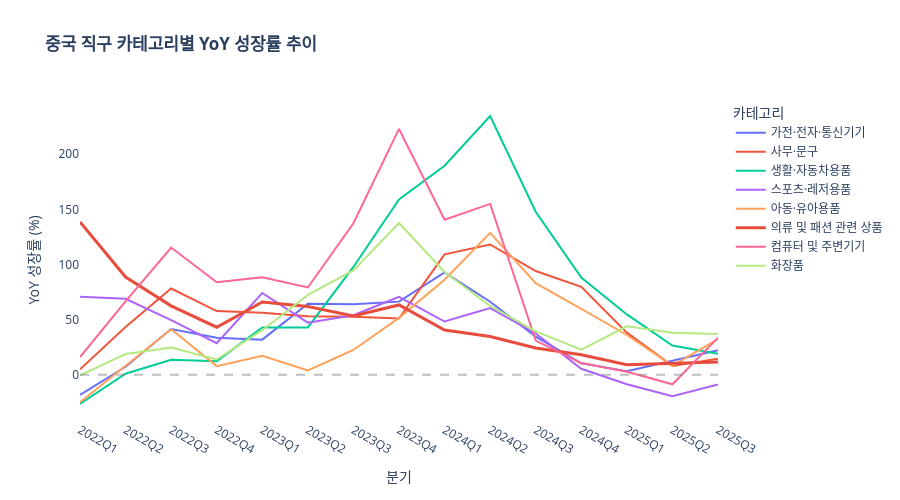

This figure's notebook cell:
### Code cell
# 카테고리별 YoY 성장률 추이 (선 그래프)
df_growth = china_long.dropna(subset=['YoY성장률'])

fig = px.line(
    df_growth,
    x='분기',
    y='YoY성장률',
    color='카테고리',
    title='<b>중국 직구 카테고리별 YoY 성장률 추이</b>',
    labels={'YoY성장률': 'YoY 성장률 (%)', '분기': '분기'},
    height=500
)

# 의류·패션 라인 강조
for trace in fig.data:
    if '의류' in trace.name:
        trace.line.width = 3
        trace.line.color = '#E74C3C'

fig.add_hline(y=0, line_dash='dash', line_color='gray', opacity=0.5)
fig.update_layout(plot_bgcolor='white')
fig.show()

### Figure 1 — Plotly figure (JSON) as saved in the notebook; plotly's stock layout.template omitted (floating-point values rounded to 4 significant figures)
{"data": [{"hovertemplate": "카테고리=가전·전자·통신기기<br>분기=%{x}<br>YoY 성장률 (%)=%{y}<extra></extra>", "legendgroup": "가전·전자·통신기기", "line": {"color": "#636efa", "dash": "solid"}, "marker": {"symbol": "circle"}, "mode": "lines", "name": "가전·전자·통신기기", "orientation": "v", "showlegend": true, "type": "scatter", "x": ["2022Q1", "2022Q2", "2022Q3", "2022Q4", "2023Q1", "2023Q2", "2023Q3", "2023Q4", "2024Q1", "2024Q2", "2024Q3", "2024Q4", "2025Q1", "2025Q2", "2025Q3"], "xaxis": "x", "y": [-18.23, 7.26, 41.45, 33.71, 31.89, 64.53, 63.94, 66.34, 92.79, 66.22, 34.57, 10.49, 3.32, 12.88, 22.39], "yaxis": "y"}, {"hovertemplate": "카테고리=사무·문구<br>분기=%{x}<br>YoY 성장률 (%)=%{y}<extra></extra>", "legendgroup": "사무·문구", "line": {"color": "#EF553B", "dash": "solid"}, "marker": {"symbol": "circle"}, "mode": "lines", "name": "사무·문구", "orientation": "v", "showlegend": true, "type": "scatter", "x": ["2022Q1", "2022Q2", "2022Q3", "2022Q4", "2023Q1", "2023Q2", "2023Q3", "2023Q4", "2024Q1", "2024Q2", "2024Q3", "2024Q4", "2025Q1", "2025Q2", "2025Q3"], "xaxis": "x", "y": [4.94, 43.4, 78.22, 57.79, 56.21, 53.19, 52.54, 51.13, 109.2, 118.1, 94.11, 79.69, 38.24, 8.05, 14.6], "yaxis": "y"}, {"hovertemplate": "카테고리=생활·자동차용품<br>분기=%{x}<br>YoY 성장률 (%)=%{y}<extra></extra>", "legendgroup": "생활·자동차용품", "line": {"color": "#00cc96", "dash": "solid"}, "marker": {"symbol": "circle"}, "mode": "lines", "name": "생활·자동차용품", "orientation": "v", "showlegend": true, "type": "scatter", "x": ["2022Q1", "2022Q2", "2022Q3", "2022Q4", "2023Q1", "2023Q2", "2023Q3", "2023Q4", "2024Q1", "2024Q2", "2024Q3", "2024Q4", "2025Q1", "2025Q2", "2025Q3"], "xaxis": "x", "y": [-26.46, 0.99, 13.59, 12.38, 42.94, 42.97, 97.79, 158.9, 189.6, 234.6, 147.8, 88.17, 54.72, 26.58, 19.14], "yaxis": "y"}, {"hovertemplate": "카테고리=스포츠·레저용품<br>분기=%{x}<br>YoY 성장률 (%)=%{y}<extra></extra>", "legendgroup": "스포츠·레저용품", "line": {"color": "#ab63fa", "dash": "solid"}, "marker": {"symbol": "circle"}, "mode": "lines", "name": "스포츠·레저용품", "orientation": "v", "showlegend": true, "type": "scatter", "x": ["2022Q1", "2022Q2", "2022Q3", "2022Q4", "2023Q1", "2023Q2", "2023Q3", "2023Q4", "2024Q1", "2024Q2", "2024Q3", "2024Q4", "2025Q1", "2025Q2", "2025Q3"], "xaxis": "x", "y": [70.75, 68.88, 49.6, 28.7, 74.17, 47.3, 54.01, 70.74, 48.31, 60.46, 37.46, 5.44, -8.58, -19.41, -8.76], "yaxis": "y"}, {"hovertemplate": "카테고리=아동·유아용품<br>분기=%{x}<br>YoY 성장률 (%)=%{y}<extra></extra>", "legendgroup": "아동·유아용품", "line": {"color": "#FFA15A", "dash": "solid"}, "marker": {"symbol": "circle"}, "mode": "lines", "name": "아동·유아용품", "orientation": "v", "showlegend": true, "type": "scatter", "x": ["2022Q1", "2022Q2", "2022Q3", "2022Q4", "2023Q1", "2023Q2", "2023Q3", "2023Q4", "2024Q1", "2024Q2", "2024Q3", "2024Q4", "2025Q1", "2025Q2", "2025Q3"], "xaxis": "x", "y": [-24.82, 8.3, 41.24, 7.86, 17.26, 3.9, 22.49, 51.65, 86.17, 128.7, 83.09, 59.81, 36.09, 8.42, 32.29], "yaxis": "y"}, {"hovertemplate": "카테고리=의류 및 패션 관련 상품<br>분기=%{x}<br>YoY 성장률 (%)=%{y}<extra></extra>", "legendgroup": "의류 및 패션 관련 상품", "line": {"color": "#E74C3C", "dash": "solid", "width": 3}, "marker": {"symbol": "circle"}, "mode": "lines", "name": "의류 및 패션 관련 상품", "orientation": "v", "showlegend": true, "type": "scatter", "x": ["2022Q1", "2022Q2", "2022Q3", "2022Q4", "2023Q1", "2023Q2", "2023Q3", "2023Q4", "2024Q1", "2024Q2", "2024Q3", "2024Q4", "2025Q1", "2025Q2", "2025Q3"], "xaxis": "x", "y": [138.5, 88.63, 62.55, 43.14, 66.02, 61.84, 53.42, 63.32, 40.62, 34.66, 24.29, 18.24, 9.19, 10.26, 11.55], "yaxis": "y"}, {"hovertemplate": "카테고리=컴퓨터 및 주변기기<br>분기=%{x}<br>YoY 성장률 (%)=%{y}<extra></extra>", "legendgroup": "컴퓨터 및 주변기기", "line": {"color": "#FF6692", "dash": "solid"}, "marker": {"symbol": "circle"}, "mode": "lines", "name": "컴퓨터 및 주변기기", "orientation": "v", "showlegend": true, "type": "scatter", "x": ["2022Q1", "2022Q2", "2022Q3", "2022Q4", "2023Q1", "2023Q2", "2023Q3", "2023Q4", "2024Q1", "2024Q2", "2024Q3", "2024Q4", "2025Q1", "2025Q2", "2025Q3"], "xaxis": "x", "y": [16.0, 66.53, 115.4, 83.94, 88.53, 79.19, 137.4, 222.9, 140.6, 154.9, 31.02, 10.63, 2.82, -8.58, 33.67], "yaxis": "y"}, {"hovertemplate": "카테고리=화장품<br>분기=%{x}<br>YoY 성장률 (%)=%{y}<extra></extra>", "legendgroup": "화장품", "line": {"color": "#B6E880", "dash": "solid"}, "marker": {"symbol": "circle"}, "mode": "lines", "name": "화장품", "orientation": "v", "showlegend": true, "type": "scatter", "x": ["2022Q1", "2022Q2", "2022Q3", "2022Q4", "2023Q1", "2023Q2", "2023Q3", "2023Q4", "2024Q1", "2024Q2", "2024Q3", "2024Q4", "2025Q1", "2025Q2", "2025Q3"], "xaxis": "x", "y": [-0.45, 18.85, 24.77, 13.91, 40.44, 72.49, 94.64, 137.6, 93.17, 62.42, 39.32, 22.83, 43.99, 38.09, 36.91], "yaxis": "y"}], "layout": {"height": 500, "legend": {"title": {"text": "카테고리"}, "tracegroupgap": 0}, "plot_bgcolor": "white", "shapes": [{"line": {"color": "gray", "dash": "dash"}, "opacity": 0.5, "type": "line", "x0": 0, "x1": 1, "xref": "x domain", "y0": 0, "y1": 0, "yref": "y"}], "title": {"text": "<b>중국 직구 카테고리별 YoY 성장률 추이</b>"}, "xaxis": {"anchor": "y", "domain": [0.0, 1.0], "title": {"text": "분기"}}, "yaxis": {"anchor": "x", "domain": [0.0, 1.0], "title": {"text": "YoY 성장률 (%)"}}}}
